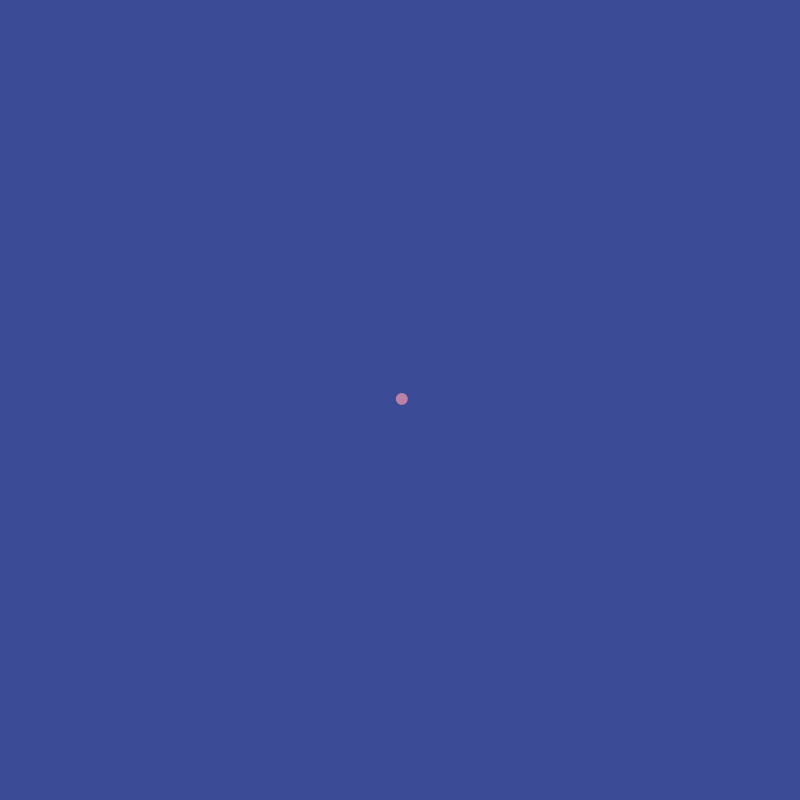
Frame 1 (no input)
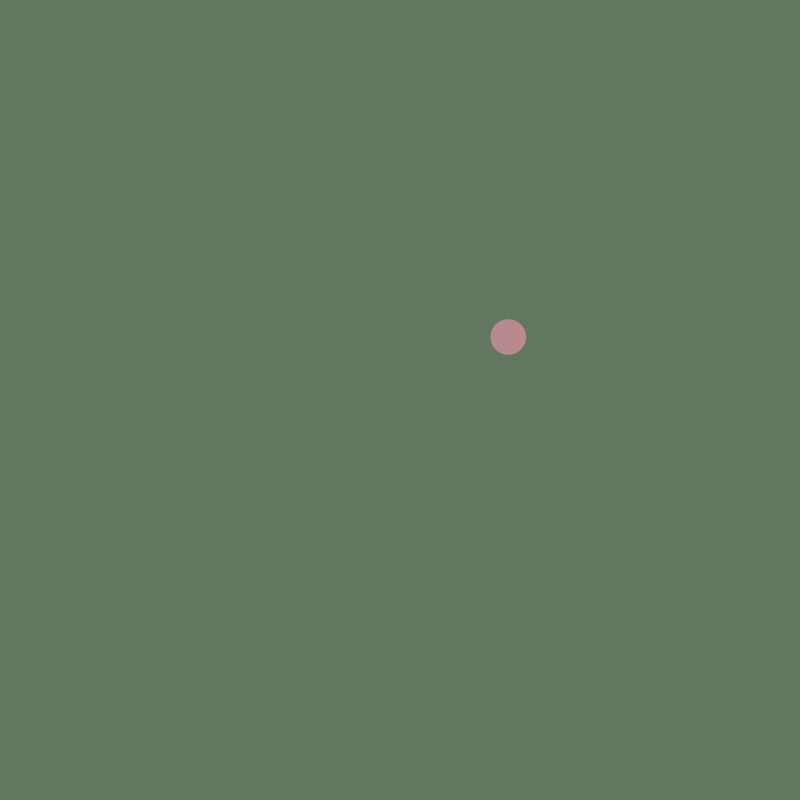
Frame 60 (the mouse pressed at the canvas centre just before this capture)
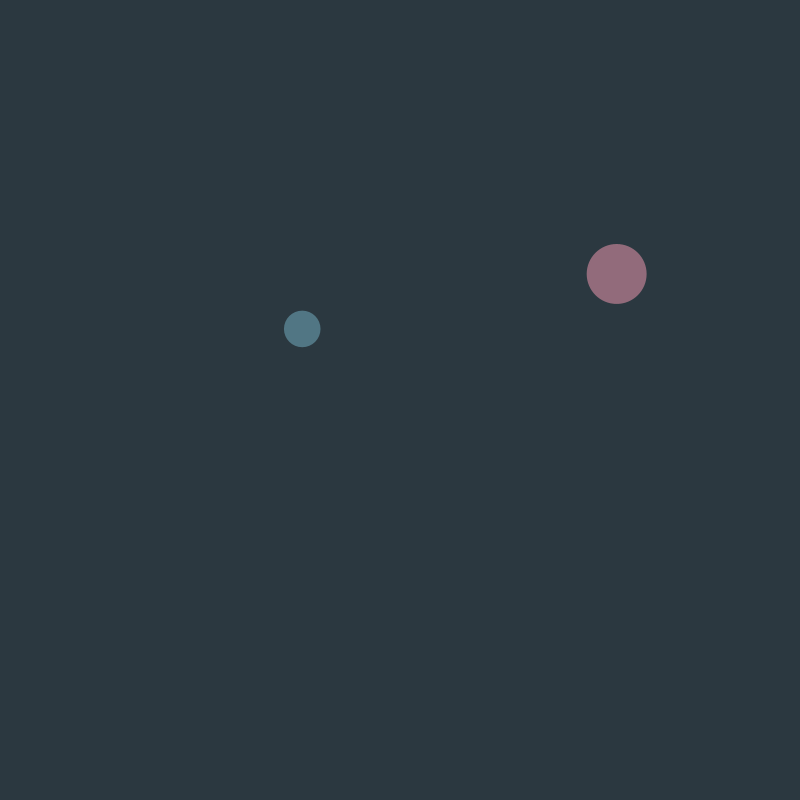
Frame 120 (the mouse held since frame 60 and released just before this capture)

The Processing sketch that drew these frames (run headless with seeded random() and noise(); from frame 60 on, the mouse is pressed at the canvas centre):

// Processing sketch: Logan_Abel
// ── Logan_Abel.pde
ArrayList<Particle> particles = new ArrayList<Particle>(); // List of particles
float time = 0; // Time for background and animation

void setup() {
  size(800, 800);
  smooth();
  particles.add(new Particle(width / 2, height / 2)); // Start with one particle
}

void draw() {
   // Time: Background changes from day to night
  float bgR = map(sin(time), -1, 1, 20, 100);
  float bgG = map(sin(time), -1, 1, 30, 120);
  float bgB = map(cos(time), -1, 1, 60, 150);
  background(bgR, bgG, bgB);;

  // Increment time for smooth animation
  time += 0.03 ;
  
    // Update and display all particles
  for (int i = particles.size() - 1; i >= 0; i--) {
    Particle p = particles.get(i);
    p.update();
    p.display();

    // Remove particles if they grow too large or leave the screen
    if (p.isOffScreen() || p.size > 200) {
      particles.remove(i);
    }
  }
}

// Add new particles on mouse click
void mousePressed(){
  particles.add(new Particle(mouseX, mouseY));
}

// Particle class
class Particle {
  float x, y;        // Position
  float size;        // Current size
  float growthRate;  // Rate of growth
  float speedX, speedY; // Movement speed
  color particleColor; // Random color for the particle

  Particle(float startX, float startY) {
    x = startX;
    y = startY;
    size = random(5, 15); // Start small
    growthRate = random(0.3, 0.7); // Random growth rate
    speedX = random(-2, 2); // Random horizontal speed
    speedY = random(-2, 2); // Random vertical speed
    particleColor = color(random(100, 255), random(100, 255), random(100, 255)); // Random color
  }

  // Update particle's position and size
  void update() {
    x += speedX;
    y += speedY;
    size += growthRate; // Grow over time
  }

  // Display the particle
  void display() {
    noStroke();
    fill(particleColor, 200 - size); // Fade as it grows
    ellipse(x, y, size, size);
  }

  // Check if the particle is off-screen
  boolean isOffScreen() {
    return x < -50 || x > width + 50 || y < -50 || y > height + 50;
  }
}
